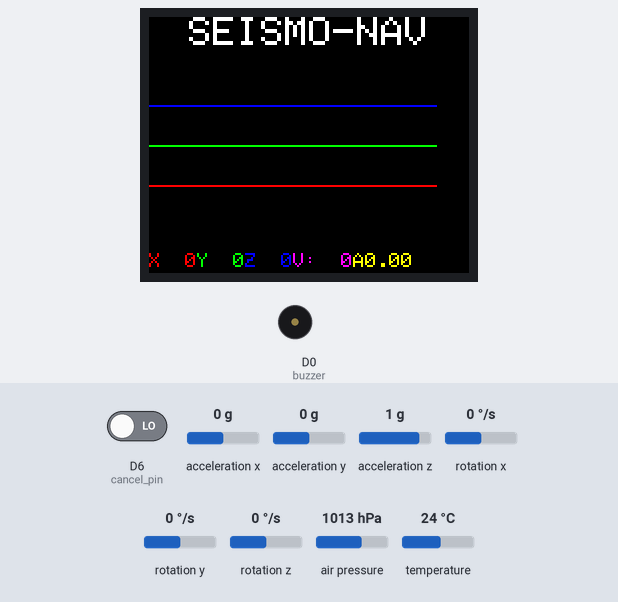
The sketch below on a simulated ESP8266 (NodeMCU). Shown: 160×128 colour display, buzzer (waves = sounding, pin HIGH). The test bench sets the inputs (shaded band); at power-on: air pressure 1013 hPa, D6 (cancel_pin) LOW, acceleration x 0 g, acceleration y 0 g, acceleration z 1 g, rotation x 0 °/s, rotation y 0 °/s, rotation z 0 °/s, temperature 24 °C. WiFi joins after 1.5 s; servers stay silent unless stated; network time is answered at once with the bench clock; the local clock reads 2024-03-15 10:24:30 at power-on unless the sketch sets it; what the sketch prints to the serial monitor is not drawn.

Above: at 5.0 s.
5.1 s: air pressure set to 952 hPa
At 5.98 s:
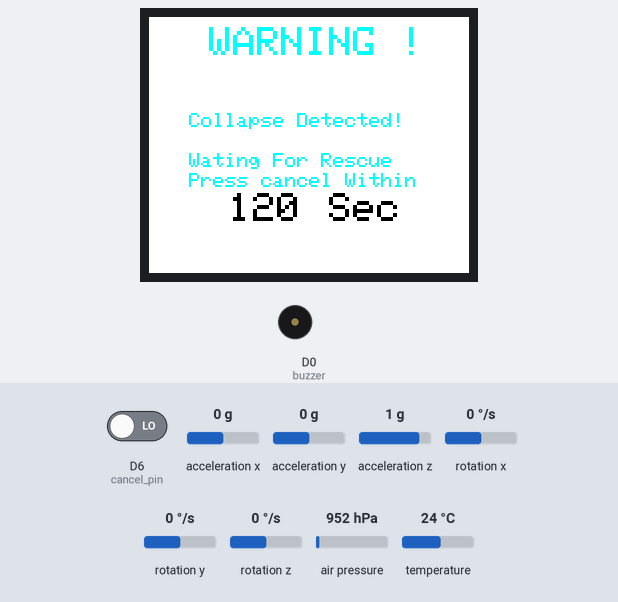
8.1 s: D6 (cancel_pin) driven HIGH
At 10.1 s:
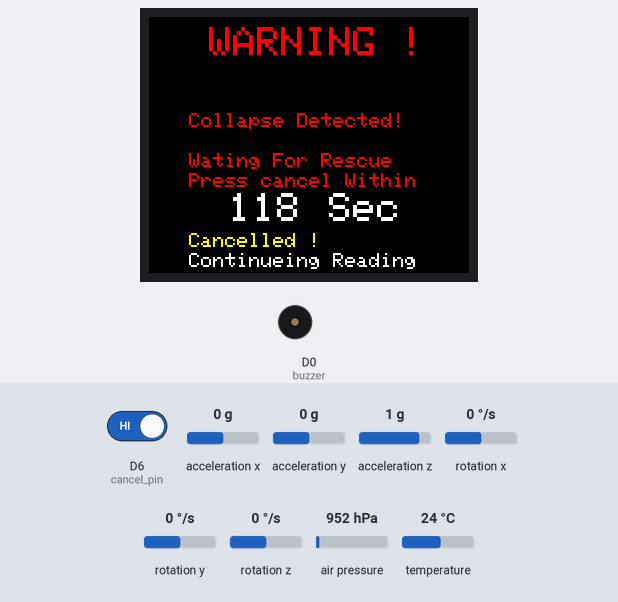
13.2 s: acceleration x set to -1.4 g
At 14.4 s:
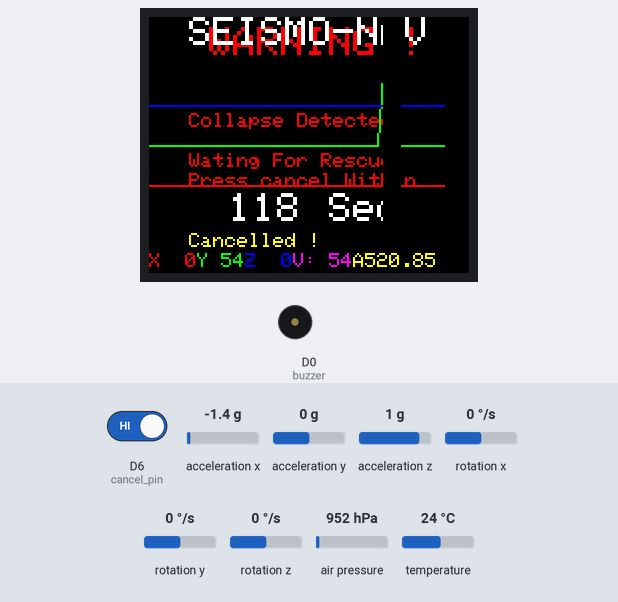
19.0 s: acceleration y set to -1.4 g
At 20.2 s:
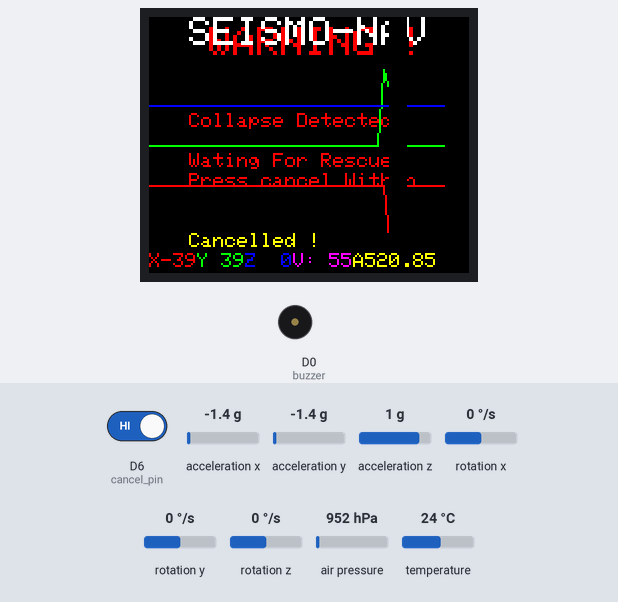
Timing chart, 0 to 22.0 s (numbered marks = the images above; inputs shaded):
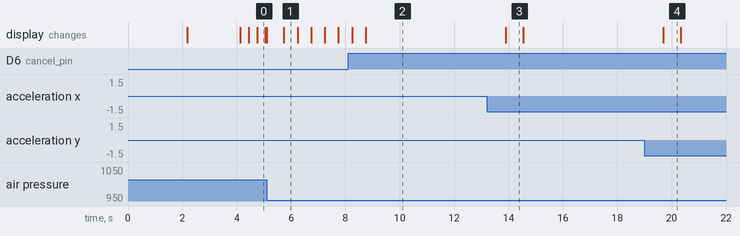

Measured:
- after the input at 8.1 s, the display: first differs from a run without the input after 0.65 s (image 2)
- after the input at 19.0 s, the display: changes after 0.70 s (image 4)
- what the display in image 1 shows lasts 0.5 s, from 5.7 s to 6.2 s
- what the display in image 3 shows lasts 0.6 s, from 13.9 s to 14.5 s

The sketch:

postEarthquakeRescueCode.ino
```cpp
#include <Arduino.h>
#if defined(ESP32) || defined(ARDUINO_RASPBERRY_PI_PICO_W)
#include <WiFi.h>
#elif defined(ESP8266)
#include <ESP8266WiFi.h>
#elif __has_include(<WiFiNINA.h>)
#include <WiFiNINA.h>
#elif __has_include(<WiFi101.h>)
#include <WiFi101.h>
#elif __has_include(<WiFiS3.h>)
#include <WiFiS3.h>
#endif
#include <Firebase_ESP_Client.h>
#include <addons/TokenHelper.h>
#include <addons/RTDBHelper.h>

// For Wifi and Firebase Auth
#define WIFI_SSID "Cockpit"
#define WIFI_PASSWORD "print2020"
#define API_KEY "zzzzzzzzzzzz"
#define DATABASE_URL "zzzzzzzzzzzfirebaseio.com"

// Firebase Auth

#include <Adafruit_GFX.h>
#include <Adafruit_ST7735.h>
#include <Wire.h>
#include <MPU6050_light.h>
#include <MS5611.h>

// For Real Time
#include <NTPClient.h>
#include <WiFiUdp.h>

//Setting Time zone
// Define NTP parameters
WiFiUDP ntpUDP;
NTPClient timeClient(ntpUDP, "pool.ntp.org", 6 * 3600);  // GMT+6 offset


int buzzer = D0;
int cancel_pin = D6;  // Initializing Arduino Pin

//TFT LCD PIN
int Reading;

#define TFT_CS 15
#define TFT_RST 0
#define TFT_DC 2
//

//For sensors and LCD
MS5611 ms5611;
double referencePressure;
int people_count;
Adafruit_ST7735 tft = Adafruit_ST7735(TFT_CS, TFT_DC, TFT_RST);
MPU6050 mpu(Wire);
const int bufferSize = 50;
int xBuffer[bufferSize];
int yBuffer[bufferSize];
int zBuffer[bufferSize];
int altitudeBuffer[bufferSize];
int bufferIndex = 0;
const int threshold1 = 100;  // Adjust this threshold based on your requirements
const int threshold2 = 150;


//


FirebaseData fbdo;
FirebaseAuth auth;
FirebaseConfig config;
unsigned long dataMillis = 0;
int count = 0;
bool signupOK = false;
#if defined(ARDUINO_RASPBERRY_PI_PICO_W)
WiFiMulti multi;
#endif


// Setup Function

void setup() {
  Serial.begin(115200);
  //For Sensor and display
  Wire.begin();
  byte status = mpu.begin();
  Serial.print(F("MPU6050 status: "));
  Serial.println(status);
  while (status != 0) {}  // stop everything if could not connect to MPU6050
  Serial.println(F("Calculating offsets, do not move MPU6050"));
  delay(1000);
  mpu.calcOffsets();  // gyro and accelero
  Serial.println("Done!\n");
  while (!ms5611.begin()) {
    Serial.println("Could not find a valid MS5611 sensor, check wiring!");
    delay(500);
  }
  referencePressure = ms5611.readPressure();
  tft.initR(INITR_BLACKTAB);
  tft.fillScreen(ST7735_BLACK);
  tft.setRotation(3);
  tft.setTextWrap(false);
  tft.setCursor(20, 0);
  tft.setTextColor(ST7735_WHITE);
  tft.setTextSize(2);
  tft.println("SEISMO-NAV");

  // End setup for sensor and display

  pinMode(cancel_pin, INPUT);  // Declaring Arduino Pin as an Input

  //Setup For Time
  timeClient.begin();
  //Setup For firebase
#if defined(ARDUINO_RASPBERRY_PI_PICO_W)
  multi.addAP(WIFI_SSID, WIFI_PASSWORD);
  multi.run();
#else
  WiFi.begin(WIFI_SSID, WIFI_PASSWORD);
#endif
  Serial.print("Connecting to Wi-Fi");
  unsigned long ms = millis();
  while (WiFi.status() != WL_CONNECTED) {
    Serial.print(".");
    delay(300);
#if defined(ARDUINO_RASPBERRY_PI_PICO_W)
    if (millis() - ms > 10000)
      break;
#endif
  }
  Serial.println();
  Serial.print("Connected with IP: ");
  Serial.println(WiFi.localIP());
  Serial.println();
  Serial.printf("Firebase Client v%s\n\n", FIREBASE_CLIENT_VERSION);
  config.api_key = API_KEY;
  config.database_url = DATABASE_URL;
#if defined(ARDUINO_RASPBERRY_PI_PICO_W)
  config.wifi.clearAP();
  config.wifi.addAP(WIFI_SSID, WIFI_PASSWORD);
#endif
  Firebase.reconnectNetwork(true);
  fbdo.setBSSLBufferSize(4096 /* Rx buffer size in bytes from 512 - 16384 */, 1024 /* Tx buffer size in bytes from 512 - 16384 */);
  Serial.print("Sign up new user... ");
  /* Sign up */
  if (Firebase.signUp(&config, &auth, "", "")) {
    Serial.println("ok");
    signupOK = true;
  } else
    Serial.printf("%s\n", config.signer.signupError.message.c_str());
  config.token_status_callback = tokenStatusCallback;  // see addons/TokenHelper.h
  Firebase.begin(&config, &auth);
  String mac = WiFi.macAddress();
  String path = "/nodedata/" + mac;
  Serial.printf("Set Node Mac... %s\n", Firebase.RTDB.setString(&fbdo, path, mac) ? "ok" : fbdo.errorReason().c_str());


  // Firebase Setup Ends

  //Buzzer setup
  pinMode(buzzer, OUTPUT);
}


// Draw Graph Function

void updateGraph(int newX, int newY, int newZ) {
  xBuffer[bufferIndex] = newX;
  yBuffer[bufferIndex] = newY;
  zBuffer[bufferIndex] = newZ;
  bufferIndex = (bufferIndex + 1) % bufferSize;

  int xScale = tft.width() / bufferSize;
  int xOffset = 0;

  // Draw X-axis
  for (int i = 0; i < bufferSize - 1; ++i) {
    int x0 = xOffset + i * xScale;
    int y0 = map(xBuffer[i], -90, 90, tft.height(), 0) + 20;
    int x1 = xOffset + (i + 1) * xScale;
    int y1 = map(xBuffer[i + 1], -90, 90, tft.height(), 0) + 20;
    tft.drawLine(x0, y0, x1, y1, ST77XX_RED);
  }

  // Draw Y-axis
  for (int i = 0; i < bufferSize - 1; ++i) {
    int x0 = xOffset + i * xScale;
    int y0 = map(yBuffer[i], -90, 90, tft.height(), 0);
    int x1 = xOffset + (i + 1) * xScale;
    int y1 = map(yBuffer[i + 1], -90, 90, tft.height(), 0);
    tft.drawLine(x0, y0, x1, y1, ST77XX_GREEN);
  }

  // Draw Z-axis
  for (int i = 0; i < bufferSize - 1; ++i) {
    int x0 = xOffset + i * xScale;
    int y0 = map(zBuffer[i], -90, 90, tft.height(), 0) - 20;
    int x1 = xOffset + (i + 1) * xScale;
    int y1 = map(zBuffer[i + 1], -90, 90, tft.height(), 0) - 20;
    tft.drawLine(x0, y0, x1, y1, ST77XX_BLUE);
  }
  // Draw preceding black 'boxes' to erase old plot lines
  int eraseX0 = xOffset + ((bufferIndex - 1 + bufferSize) % bufferSize) * xScale;
  int eraseX1 = eraseX0 + 3*xScale;
  int eraseY0 = 0;
  int eraseY1 = tft.height();

  tft.fillRect(eraseX0, eraseY0, eraseX1 - eraseX0, eraseY1 - eraseY0, ST7735_BLACK);
}


void WarningMessage() {


  tft.fillScreen(ST7735_BLACK);
  tft.setCursor(30, 5);
  tft.setTextColor(ST7735_RED);
  tft.setTextSize(2);
  tft.println("WARNING !");
  tft.setCursor(20, tft.height() - 80);
  tft.setTextColor(ST77XX_RED, ST7735_BLACK);
  tft.setTextSize(1);
  tft.print("Collapse Detected!");
  tft.setCursor(20, tft.height() - 60);
  tft.print("Wating For Rescue");
  tft.setCursor(20, tft.height() - 50);
  tft.print("Press cancel Within ");
  tft.setTextColor(ST77XX_WHITE, ST7735_BLACK);
  tft.setTextSize(2);

int count = 0;

  for (int r = 120; r > 0; r--) {
    Reading = digitalRead(cancel_pin);
    if (Reading == HIGH) {
      Serial.println("Request Cancelled ");
    tft.setCursor(20, tft.height() - 20);
      tft.setTextColor(ST7735_YELLOW);
      tft.setTextSize(1);
      tft.println("Cancelled !");
      tft.setCursor(20, tft.height() - 10);
      tft.setTextColor(ST77XX_WHITE, ST7735_BLACK);
      tft.setTextSize(1);
      tft.print("Continueing Reading");
      String mac = WiFi.macAddress();
      String Path = "/nodedata/" + mac;
      deleteNodeData(Path);
      delay(5000);
        r = 1;
    } else {
      tft.invertDisplay(true);
      tft.setCursor(40, tft.height() - 40);
      char timeCount[10];
      dtostrf(r, 3, 0, timeCount);
      tft.println(timeCount);
      tft.setCursor(90, tft.height() - 40);
      tft.print("Sec");
      delay(500);
      tft.invertDisplay(false);
      delay(500);
       count ++;
    }


  }


 while(count >119){
  tft.fillScreen(ST7735_BLACK);
  tft.setCursor(30, 5);
  tft.setTextColor(ST7735_RED);
  tft.setTextSize(2);
  tft.println("WARNING !");
  tft.setCursor(20, tft.height() - 80);
  tft.setTextColor(ST77XX_RED, ST7735_BLACK);
  tft.setTextSize(1);
  tft.print("Collapse Detected!");
  tft.setCursor(20, tft.height() - 60);
  tft.print("Wating For Rescue");
 }


    // Display countdown
  }


  //     // Display countdown
  //     tft.invertDisplay(true);
  //     tft.setCursor(40, tft.height() - 40);
  //     char timeCount[10];
  //     dtostrf(r, 3, 0, timeCount);
  //     tft.println(timeCount);
  //     tft.setCursor(90, tft.height() - 40);
  //     tft.print("Sec");
  //     // Buzzer sound
  //     for (int i = 200; i < 1200; i++) {
  //       delay(5);
  //       if (i == 700) {
  //         tft.invertDisplay(false);
  //       }
  //       tone(buzzer, i);
  //     }
  //     tft.invertDisplay(true);
  //     for (int i = 1200; i > 200; i--) {
  //       delay(5);
  //       if (i == 700) {
  //         tft.invertDisplay(false);
  //       }
  //       tone(buzzer, i);
  //     }
  //     tft.invertDisplay(true);

  //     // Reset buzzer
  //     noTone(buzzer);
  //   }
  // }


  void deleteNodeData(const String& nodePath) {
    FirebaseData fbdo;

    if (Firebase.RTDB.deleteNode(&fbdo, nodePath)) {
      Serial.println("Node data deleted successfully");
    } else {
      Serial.println("Error deleting node data");
      Serial.println(fbdo.errorReason());
    }
  }

  // Main Loop

  void loop() {
    //Determine People Count
    timeClient.update();
    // For Sensors And Display
    tft.setCursor(20, 0);            // Set position (x,y)
    tft.setTextColor(ST7735_WHITE);  // Set color of text. First is the color of text and after is color of background
    tft.setTextSize(2);              // Set text size. Goes from 0 (the smallest) to 20 (very big)
    tft.println("SEISMO-NAV");       // Print a text or value
    mpu.update();
    int xValue = mpu.getAngleX();
    int yValue = mpu.getAngleY();
    int zValue = mpu.getAngleZ();
    int16_t vectorSum = sqrt(xValue * xValue + yValue * yValue + zValue * zValue);

    // Altitude Code:
    uint32_t rawTemp = ms5611.readRawTemperature();
    uint32_t rawPressure = ms5611.readRawPressure();
    // Read true temperature & Pressure
    double realTemperature = ms5611.readTemperature();
    long realPressure = ms5611.readPressure();
    // Calculate altitude
    float absoluteAltitude = ms5611.getAltitude(realPressure);
    float relativeAltitude = abs(ms5611.getAltitude(realPressure, referencePressure));
    Reading = digitalRead(cancel_pin);
    updateGraph(xValue, yValue, zValue);
    char stringX[10];
    char stringY[10];
    char stringZ[10];
    char Vect[10];
    char altitude[10];
    dtostrf(xValue, 3, 0, stringX);
    dtostrf(yValue, 3, 0, stringY);
    dtostrf(zValue, 3, 0, stringZ);
    dtostrf(vectorSum, 3, 0, Vect);
    dtostrf(relativeAltitude, 3, 2, altitude);
    tft.setCursor(0, tft.height() - 10);
    tft.setTextColor(ST77XX_RED, ST7735_BLACK);
    tft.setTextSize(1);
    tft.print("X");
    tft.print(stringX);
    tft.setTextColor(ST7735_GREEN, ST7735_BLACK);
    tft.print("Y");
    tft.setTextSize(1);
    tft.print(stringY);
    tft.setTextColor(ST7735_BLUE, ST7735_BLACK);
    tft.print("Z");
    tft.setTextSize(1);
    tft.print(stringZ);
    tft.setTextColor(ST7735_MAGENTA, ST7735_BLACK);
    tft.print("V:");
    tft.setTextSize(1);
    tft.print(Vect);
    tft.setTextColor(ST7735_YELLOW, ST7735_BLACK);
    tft.print("A");
    tft.setTextSize(1);
    tft.print(altitude);
    // End Sensors and Display
    // Condition For Alarm


    Reading = digitalRead(cancel_pin);

    if (Reading == HIGH) {
      Serial.println("HIGH");
    } else {
      Serial.println("LOW");
    }

    // Check Damage


    if (relativeAltitude > 3) {
      Serial.println("Crash Detected!");
      String mac = WiFi.macAddress();
      String Path = "/nodedata/" + mac;
      String UserPath = Path + "/node_id";
      String LatitudePath = Path + "/latitude";
      String LongitudePath = Path + "/longitude";
      String PeoplePath = Path + "/people_count";
      double latitude = 23.8116641;
      double longitude = 90.3570204;
      String cat1 = "A";
      String cat2 = "B";
      String catPath = Path + "/Damage_Category";
      // Get current hour
      int currentHour = timeClient.getHours();
      // Day and night conditions
      if (currentHour >= 6 && currentHour < 18) {  // Daytime (assumed 6 AM to 6 PM)
        people_count = 800;
      } else {  // Nighttime
        people_count = 500;
      }
      Serial.printf("Set latitude... %s\n", Firebase.RTDB.setDouble(&fbdo, LatitudePath, latitude) ? "ok" : fbdo.errorReason().c_str());
      Serial.printf("Set longitude... %s\n", Firebase.RTDB.setDouble(&fbdo, LongitudePath, longitude) ? "ok" : fbdo.errorReason().c_str());
      Serial.printf("Set People Count... %s\n", Firebase.RTDB.setInt(&fbdo, PeoplePath, people_count) ? "ok" : fbdo.errorReason().c_str());
      Serial.printf("Set Damage Category... %s\n", Firebase.RTDB.setString(&fbdo, catPath, cat2) ? "ok" : fbdo.errorReason().c_str());
      WarningMessage();
    } else if (((vectorSum >= threshold1) && (vectorSum <= threshold2)) && (relativeAltitude > 1 && relativeAltitude < 2)) {
      Serial.println("Crash Detected!");
      String mac = WiFi.macAddress();
      String Path = "/nodedata/" + mac;
      String UserPath = Path + "/node_id";
      String LatitudePath = Path + "/latitude";
      String LongitudePath = Path + "/longitude";
      String PeoplePath = Path + "/people_count";
      double latitude = 23.8116641;
      double longitude = 90.3570204;
      String cat1 = "A";
      String cat2 = "B";
      String catPath = Path + "/Damage_Category";
      // Get current hour
      int currentHour = timeClient.getHours();
      // Day and night time people count conditions
      if (currentHour >= 6 && currentHour < 18) {  // Daytime (assumed 6 AM to 6 PM)
        people_count = 800;
      } else {  // Nighttime
        people_count = 500;
      }
      Serial.printf("Set latitude... %s\n", Firebase.RTDB.setDouble(&fbdo, LatitudePath, latitude) ? "ok" : fbdo.errorReason().c_str());
      Serial.printf("Set longitude... %s\n", Firebase.RTDB.setDouble(&fbdo, LongitudePath, longitude) ? "ok" : fbdo.errorReason().c_str());
      Serial.printf("Set People Count... %s\n", Firebase.RTDB.setInt(&fbdo, PeoplePath, people_count) ? "ok" : fbdo.errorReason().c_str());
      Serial.printf("Set Damage Category... %s\n", Firebase.RTDB.setString(&fbdo, catPath, cat1) ? "ok" : fbdo.errorReason().c_str());
      WarningMessage();
    }
  }
```
